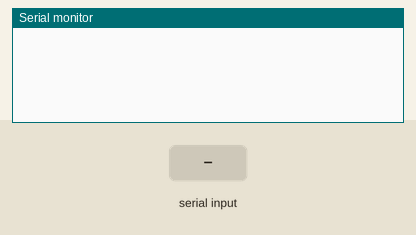
This sketch was run on a simulated Arduino Uno, built with avr-gcc and run on an emulated ATmega328P. On the bench: the last lines printed to the serial monitor. The test bench sets the inputs (shaded band). EEPROM starts erased.

Above: at 1.2 s.
1.3 s: "90,45,200\n" received over Serial
At 2.5 s:
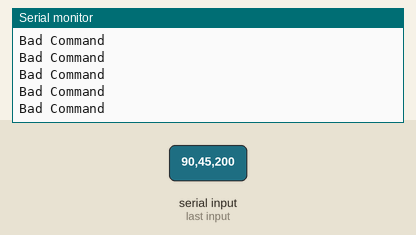
2.8 s: "w90\n" received over Serial
At 3.6 s:
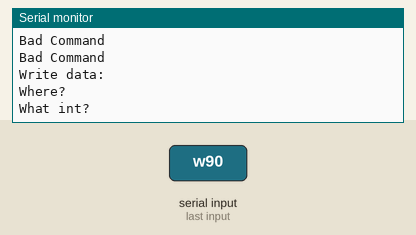
4.3 s: "r90\n" received over Serial
At 5.8 s:
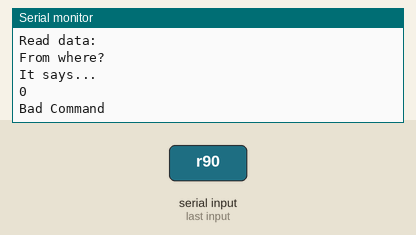

The sketch:

EEPROM_sineadmb.ino
```cpp
  #include <EEPROM.h>
 int val;
 char state;
 int address;

void setup() {
  Serial.begin(9600);

}

void loop() {
  while(!Serial.available()){
  delay(10);
  }
  state = Serial.read();
  if (state == 'w')
  {
  Serial.println("Write data:");
  Serial.println("Where?");
  while(!Serial.available()){
  delay(10);}
  address = Serial.parseInt();
  Serial.println("What int?");
  while(!Serial.available()){
  delay(10);}
  val = Serial.parseInt();
  EEPROMWriteInt(address,val);
  Serial.println("Wrote");
  Serial.println(val);
  Serial.println("to");
  Serial.println(address);
  }
  else if (state == 'r')
  {
  Serial.println("Read data:");
  Serial.println("From where?");
  while(!Serial.available()){
  delay(10);}
  address = Serial.parseInt();
  val = EEPROMReadInt(address);
  Serial.println("It says...");
  Serial.println(val);
  }
  else
  {
    Serial.println("Bad Command");
  }
}

void EEPROMWriteInt(int address, int value)
{
  byte lowbyte = ((value >> 0)& 0xFF);
  byte highbyte = ((value >> 8)& 0xFF);
  EEPROM.write(address+1,lowbyte);
  EEPROM.write(address,highbyte);
}

unsigned int EEPROMReadInt(int address)
{
  byte lowbyte = EEPROM.read(address+1);
  byte highbyte = EEPROM.read(address);
  int value = lowbyte + (highbyte << 8);
  return (value);
}
```

Measured:
- after the input at 1.3 s, the serial monitor: prints a new line at once (image 1)
- after the input at 2.8 s, the serial monitor: prints a new line at once (image 2)
- after the input at 4.3 s, the serial monitor: prints a new line at once (image 3)
